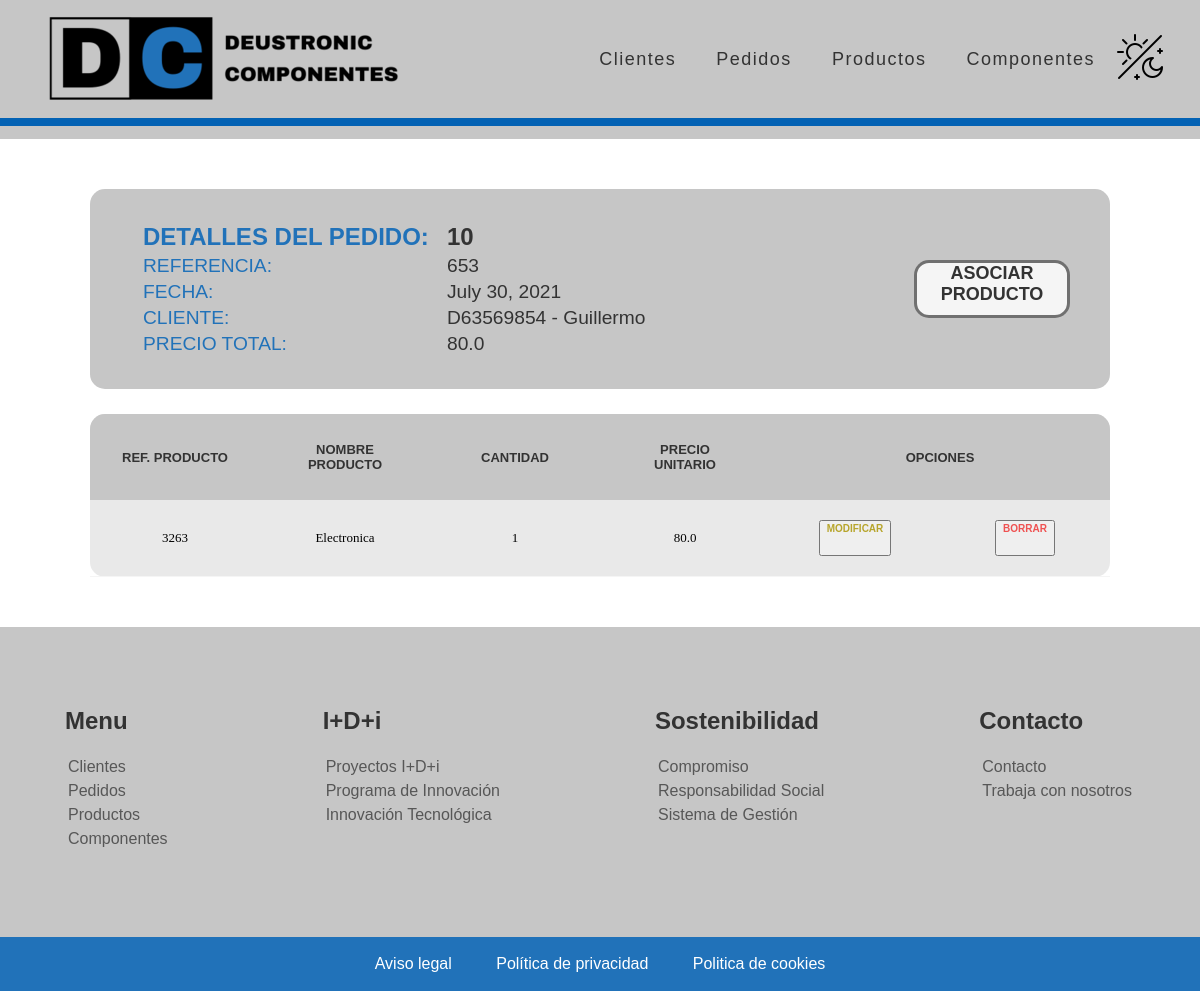
Before: /appGestionPedidos/detallesPedido/10/ with the older database file.
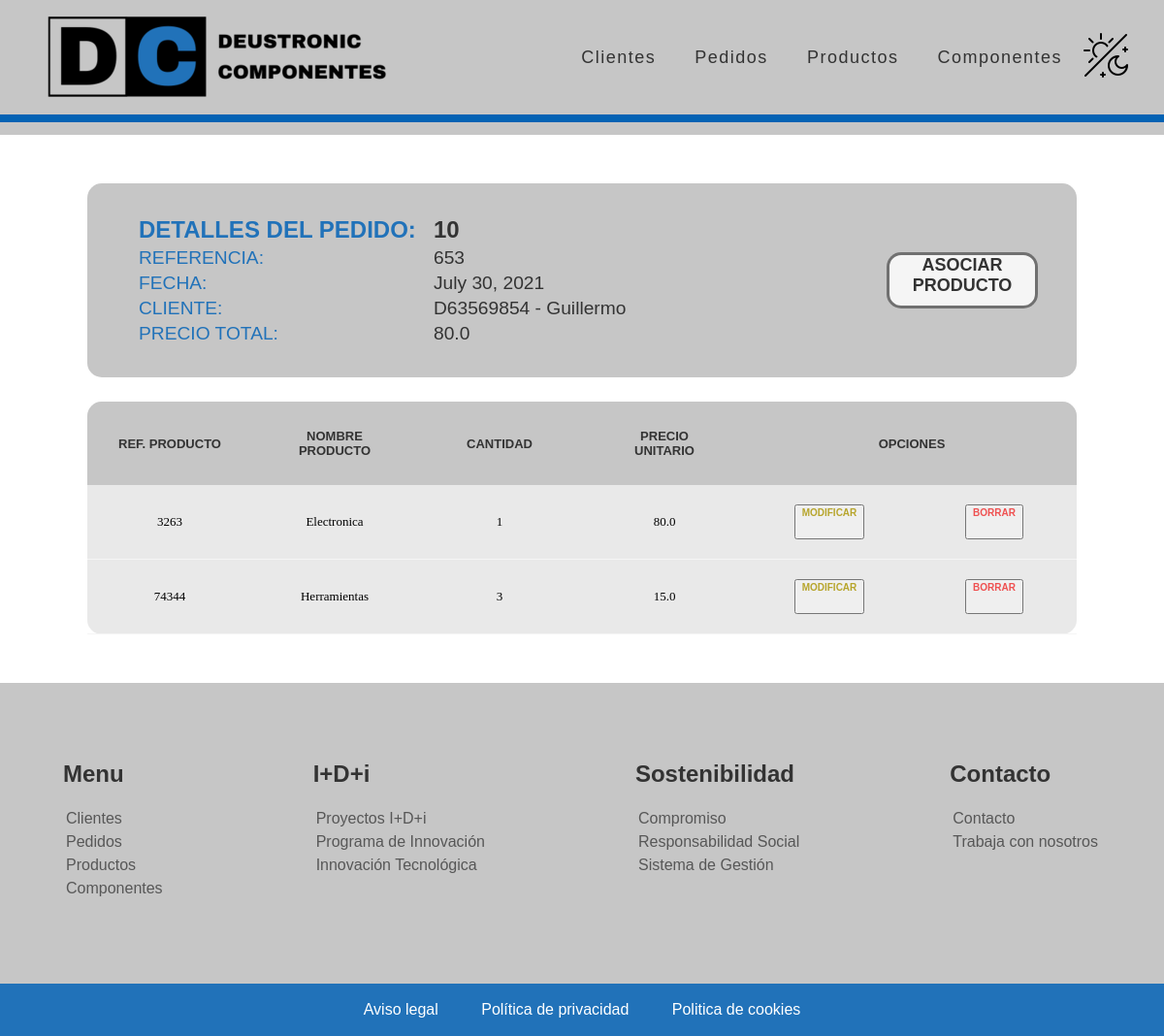
After: the same page with the newer database file.
### appGestionPedidos/models.py (models this page shows, shortened)
class ProductoPedido(models.Model):
    idProducto = models.ForeignKey(Producto, on_delete=models.CASCADE)
    idPedido = models.ForeignKey(Pedido, on_delete=models.CASCADE)
    cantidad = models.IntegerField(validators=[MinValueValidator(1)])

class Producto(models.Model):
    referencia = models.IntegerField(unique=True)
    precio = models.FloatField(validators=[MinValueValidator(0.01)])
    nombre = models.CharField(max_length=16)
    descripcion = models.CharField(max_length=60)
    categoria = models.ForeignKey(Categoria, on_delete=models.CASCADE)
    componente = models.ManyToManyField(Componente)

### appGestionPedidos/views.py (the view)
# urls.py: path('detallesPedido/<int:pk>/', views.ProductoPedidoDetailView.as_view(), name='detalles_Pedido'),
class ProductoPedidoDetailView(DetailView):
    model = Pedido

### appGestionPedidos/models.py (called while the page is built)
    def __str__(self):
       return f"{self.CIF} - {self.nombreEmpresa}"

### appGestionPedidos/templates/appGestionPedidos/pedido_detail.html (shortened to what this page needs)
{% extends "base.html" %}
{% load static %}
{% block contenido %}
{% if pedido %}
<div class="main_container">
    <div class="main_title_container_detail">
        <div class="main_title">
            <div class="main_title_detail">
                <table>
                    <tbody>
                        <tr>
                            <th class="main_title_detail_field">DETALLES DEL PEDIDO:</th>
                            <th>{{ pedido.id }}</th>
                        </tr>
                        <tr>
                            <td class="main_title_detail_field">REFERENCIA:</td>
                            <td>{{ pedido.referencia }}</td>
                        </tr>
                        <tr>
                            <td class="main_title_detail_field">FECHA:</td>
                            <td>{{ pedido.fecha }}</td>
                        </tr>
                        <tr>
                            <td class="main_title_detail_field">CLIENTE:</td>
                            <td>{{ pedido.cliente }}</td>
                        </tr>
                        <tr>
                            <td class="main_title_detail_field">PRECIO TOTAL:</td>
                            <td>{{ pedido.precioTotal }}</td>
                        </tr>
                    </tbody>
                </table>
            </div>
        </div>
        <a href="/appGestionPedidos/productoPedido/create" alt="crear_cliente">ASOCIAR PRODUCTO</a>
    </div>
    {% if pedido.producto.all %}
    <div class="main_table_container">
        <table class="main_table">
            <thead>
                <tr>
                    <th>REF. Producto</th>
                    <th>Nombre Producto</th>
                    <th>Cantidad</th>
                    <th>Precio Unitario</th>
                    <th class="main_table_esp_1" colspan="2">Opciones</th>
                </tr>
            </thead>
            {% for productoPedido in pedido.productopedido_set.all %}
            <tbody class="main_table_contenido">
                <tr>
                    <td>{{ productoPedido.idProducto.referencia }}</td>
                    <td>{{ productoPedido.idProducto.nombre }}</td>
                    <td>{{ productoPedido.cantidad }}</td>
                    <td>{{ productoPedido.idProducto.precio }}</td>
                    <td class="main_table_esp_modificar">
                        <button><a href="/appGestionPedidos/modificar-productoPedido/{{ productoPedido.id }}">MODIFICAR</a></button>
                    </td>
                    <td class="main_table_esp_borrar">
                        <button><a class="btnEliminacion" href="/appGestionPedidos/eliminar-productoPedido/{{ productoPedido.id }}">BORRAR</a></button>
                    </td>
                </tr>
            </tbody>
            {% endfor %}
        </table>
    </div>
    {% else %}
    <p>No hay detalles asociados al pedido.</p>
    {% endif %}
</div>
{% else %}
<p>No existe este pedidos</p>
{% endif %}
{% endblock %}

Changed rows visible on the page:
added ProductoPedido: idProducto.referencia "74344", idProducto.nombre "Herramientas", cantidad "3", idProducto.precio "15.0"
